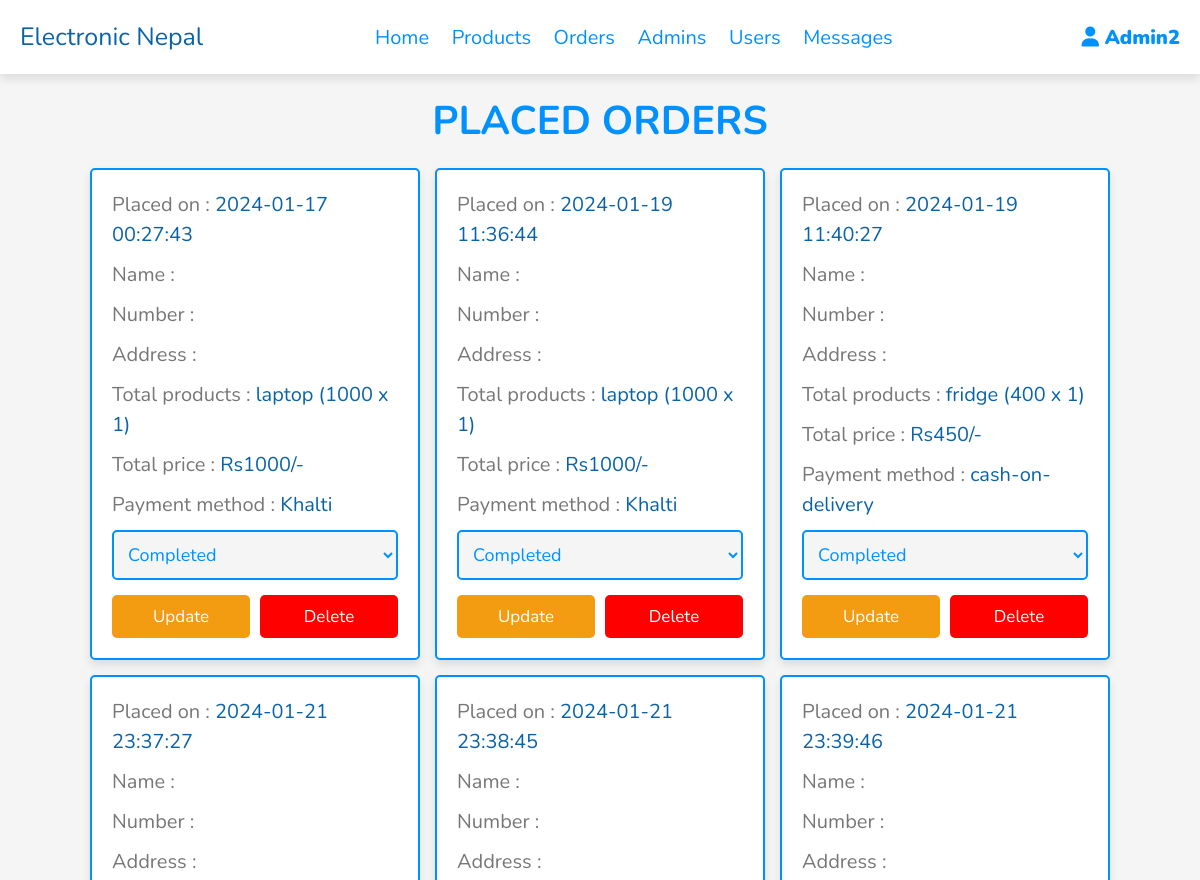
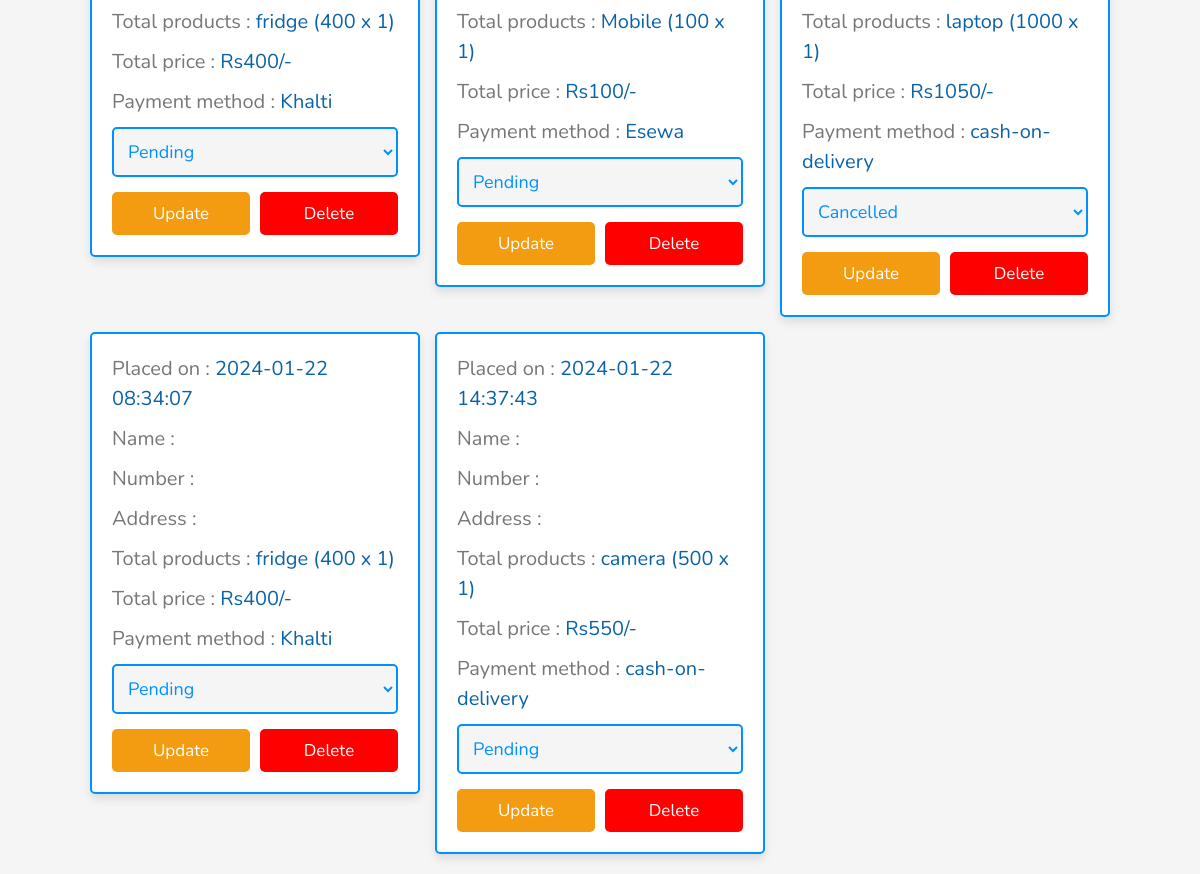
Before: /admin1/placed_orders.php (signed in) with the older database file (2 pictures, top to bottom).
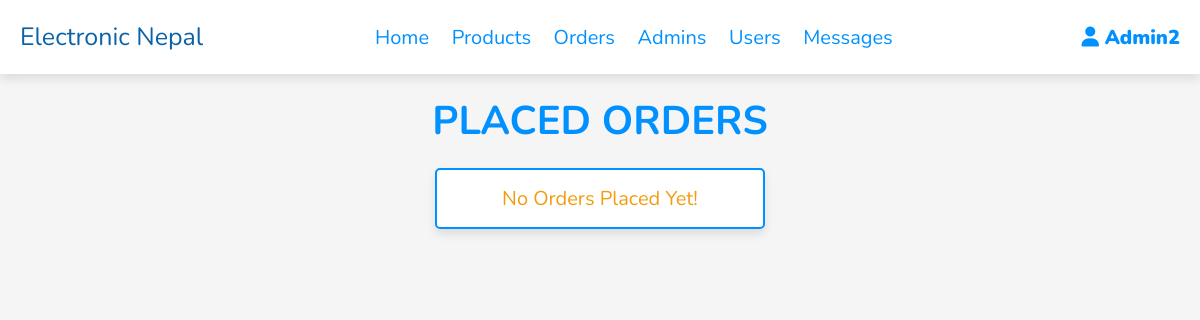
After: the same page with the newer database file.
### tables this page shows
CREATE TABLE `orders` (
  `id` int(100) NOT NULL,
  `user_id` int(100) NOT NULL,
  `method` varchar(50) NOT NULL,
  `order_status` varchar(20) NOT NULL DEFAULT 'Pending',
  `payment_Status` varchar(100) NOT NULL DEFAULT 'Pending',
  `invoice_no` varchar(100) NOT NULL,
  `idx` varchar(100) NOT NULL,
  `token` varchar(100) NOT NULL,
  `total_products` varchar(200) NOT NULL,
  `total_price` varchar(100) NOT NULL,
  `placed_on` datetime NOT NULL DEFAULT current_timestamp(),
  `cpl_o_inserter` int(50) DEFAULT NULL,
  `shipped_order_inserter` int(50) DEFAULT NULL
);

### admin1/placed_orders.php (the view, shortened to what this page needs)
<?php
include '../components/connect.php';
?>
<!DOCTYPE html>
<html lang="en">
<head>
    <link rel="stylesheet" href="https://cdnjs.cloudflare.com/ajax/libs/font-awesome/6.1.1/css/all.min.css">
    <link rel="stylesheet" href="../css/admin_style.css?v=<?php echo Time()?>">
</head>
<body>
    <?php include '../components/admin_header.php'; ?>
    <section class="orders">
        <h1 class="heading">Placed orders</h1>
        <div class="box-container">
            <?php
      $select_orders = $conn->prepare("SELECT * FROM `orders`");
      $select_orders->execute();
      if($select_orders->rowCount() > 0){
         while($fetch_orders = $select_orders->fetch(PDO::FETCH_ASSOC)){
   ?>
            <div class="box">
                <p> Placed on : <span><?= $fetch_orders['placed_on']; ?></span> </p>
                <p> Name : <span><?= $fetch_orders['name']; ?></span> </p>
                <p> Number : <span><?= $fetch_orders['number']; ?></span> </p>
                <p> Address : <span><?= $fetch_orders['address']; ?></span> </p>
                <p> Total products : <span><?= $fetch_orders['total_products']; ?></span> </p>
                <p> Total price : <span>Rs<?=  $fetch_orders['total_price']; ?>/-</span> </p>
                <p> Payment method : <span><?= $fetch_orders['method']; ?></span> </p>
                <form action="" method="post">
                    <select name="order_status" class="select">
                        <option selected><?= $fetch_orders['order_status']; ?></option>
                    </select>
                    <div class="flex-btn">
                        <input type="submit" value="Update" class="option-btn" name="update_payment">
                        <a href="placed_orders.php?delete=<?= $fetch_orders['id']; ?>" class="delete-btn"
                            onclick="return confirm('Delete this order ?');">Delete</a>
                    </div>
                </form>
            </div>
            <?php
         }
      }else{
         echo '<p class="empty">No orders placed yet!</p>';
      }
   ?>
        </div>
    </section>
</body>
</html>

### components/admin_header.php (shortened to what this page needs)
<header class="header">
    <section class="flex">
        <a href="../admin/dashboard.php" class="logo"><span>Electronic Nepal</span></a>
        <nav class="navbar">
            <a href="../admin/dashboard.php">Home</a>
            <a href="../admin/products.php">Products</a>
            <a href="../admin/placed_orders.php">Orders</a>
            <a href="../admin/admin_accounts.php">Admins</a>
            <a href="../admin/users_accounts.php">Users</a>
            <a href="../admin/messages.php">Messages</a>
        </nav>
        <?php
            $select_profile = $conn->prepare("SELECT * FROM `admins` WHERE id = ?");
            $select_profile->execute([$admin_id]);
            $fetch_profile = $select_profile->fetch(PDO::FETCH_ASSOC);
         ?>
        <div class="icons">
            <div id="user-btn" class="fas fa-user"><span style="text-transform: capitalize;">
                    <?= $fetch_profile['name']; ?></span>
            </div>
        </div>
    </section>
</header>

### css/admin_style.css (style rules this page uses)
:root { --main-color:#0A63A8; --orange:#f39c12; --white:#ffffff; --blue:#0091ff; --color:#ff0000; --light-color:#777; --light-bg:#f5f5f5; --border:.2rem solid var(--blue); --box-shadow:0 .5rem 1rem rgba(0,0,0,.1); }
* { font-family: 'Nunito', sans-serif; margin:0; padding:0; box-sizing: border-box; outline: none; border:none; text-decoration: none; }
html { font-size: 62.5%; overflow-x: hidden; }
body { background-color: var(--light-bg); }
section { padding:2rem; max-width: 1200px; margin:0 auto; }
.heading { font-size: 4rem; color:var(--blue); margin-bottom: 2rem; text-align: center; text-transform: uppercase; }
.empty { padding:1.5rem; background-color: var(--white); border: var(--border); box-shadow: var(--box-shadow); text-align: center; color:var(--orange); border-radius: .5rem; font-size: 2rem; text-transform: capitalize; }
.header { position: sticky; top:0; left:0; right:0; background-color: var(--white); box-shadow: var(--box-shadow); z-index: 1000; }
.header .flex { display: flex; align-items: center; justify-content: space-between; position: relative; }
.header .flex .logo { font-size: 2.5rem; color:var(--blue); }
.header .flex .logo span { color:var(--main-color); }
.header .flex .navbar a { margin:0 1rem; font-size: 2rem; color:var(--blue); }
.header .flex .icons div { margin-left: 1.7rem; font-size: 2rem; cursor: pointer; color:var(--blue); }
.orders .box-container { display: grid; grid-template-columns: repeat(auto-fit, 33rem); gap:1.5rem; align-items: flex-start; justify-content: center; }
.btn, .delete-btn, .option-btn { display: block; width: 100%; margin-top: 1rem; border-radius: .5rem; padding:1rem 3rem; font-size: 1.7rem; text-transform: capitalize; color:var(--white); cursor: pointer; text-align: center; }
.option-btn { background-color: var(--orange); }
.delete-btn { background-color: var(--color); }
.flex-btn { display: flex; gap:1rem; }
.orders .box-container .box { padding:2rem; padding-top: 1rem; border-radius: .5rem; border:var(--border); background-color: var(--white); box-shadow: var(--box-shadow); }
.orders .box-container .box p { line-height: 1.5; font-size: 2rem; color:var(--light-color); margin:1rem 0; }
.orders .box-container .box p span { color:var(--main-color); }
.orders .box-container .select { margin-bottom: .5rem; width: 100%; background-color: var(--light-bg); padding:1rem; font-size: 1.8rem; color:var(--blue); border-radius: .5rem; border:var(--border); }

Changed rows visible on the page:
removed orders: placed_on "2024-01-17 00:27:43", total_products "laptop (1000 x 1)", total_price "1000", method "Khalti", order_status "Completed"
removed orders: placed_on "2024-01-19 11:36:44", total_products "laptop (1000 x 1)", total_price "1000", method "Khalti", order_status "Completed"
removed orders: placed_on "2024-01-19 11:40:27", total_products "fridge (400 x 1)", total_price "450", method "cash-on-delivery", order_status "Completed"
removed orders: placed_on "2024-01-21 23:37:27", total_products "fridge (400 x 1)", total_price "400", method "Khalti", order_status "Pending"
removed orders: placed_on "2024-01-21 23:38:45", total_products "Mobile (100 x 1)", total_price "100", method "Esewa", order_status "Pending"
removed orders: placed_on "2024-01-21 23:39:46", total_products "laptop (1000 x 1)", total_price "1050", method "cash-on-delivery", order_status "Cancelled"
removed orders: placed_on "2024-01-22 08:34:07", total_products "fridge (400 x 1)", total_price "400", method "Khalti", order_status "Pending"
removed orders: placed_on "2024-01-22 14:37:43", total_products "camera (500 x 1)", total_price "550", method "cash-on-delivery", order_status "Pending"
Other visible differences:
text now shown: "No Orders Placed Yet!"
